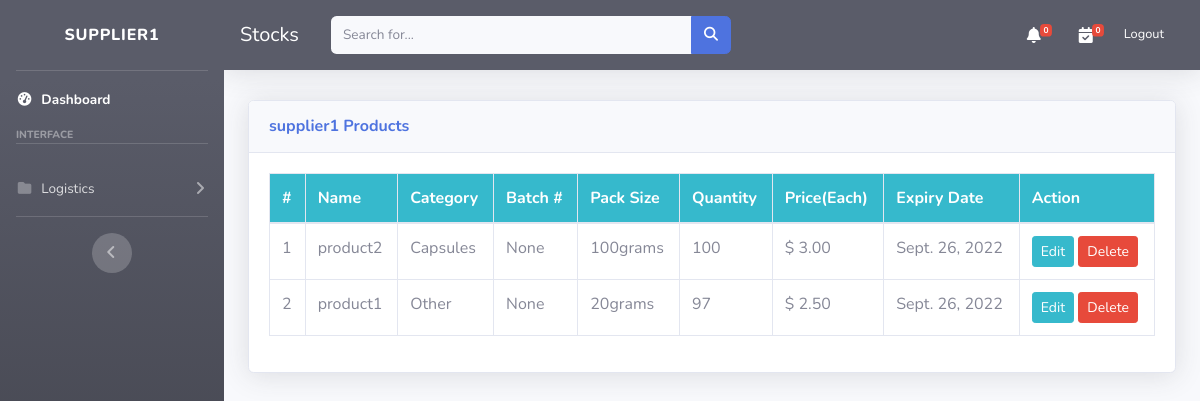
/products/ (signed in), run on the app's committed database.
### dashboard/models.py (models this page shows, shortened)
class Product(models.Model):
    vendor = models.ForeignKey(Vendor, related_name="products", on_delete=models.CASCADE,null=True,blank=True)
    title = models.CharField(max_length=255,null=True, blank=True)
    slug = models.SlugField(max_length=55)
    description = models.TextField(blank=True, null=True)
    price = models.DecimalField(max_digits=50, decimal_places=2)
    added_date = models.DateTimeField(auto_now_add=True)
    category = models.CharField(choices=CATEGORY_CHOICES, max_length=255,null=True, blank=True)
    batch_number = models.CharField(max_length=255,null=True, blank=True)
    pack_size = models.CharField(max_length=255,null=True,blank=True)
    quantity = models.PositiveIntegerField(default=1)
    expiry_date = models.DateField(blank=True,null=True, help_text='date in format yyyy-mm-dd')
    class Meta:
        ordering = ['-added_date']

### dashboard/views.py (the view)
# urls.py: path('products/', views.products , name= 'products'),##check
@login_required(login_url='login')
def products(request,):
    context = {
        'stocks': Product.objects.filter(vendor=request.user.vendor),
    }
    return render(request, 'skeleton/products.html', context)

### dashboard/context_processors.py (called while the page is built)
def notifications(request):
    allnotifications = BroadcastNotification.objects.all()
    return {'notifications': allnotifications}

def cart(request):
    return {'cart': Cart(request)}

### templates/skeleton/products.html (shortened to what this page needs)
{% extends 'body/base.html' %}
{% load crispy_forms_tags %}
{% block content %}
<div class="container-fluid">
        <div class="card shadow mb-4" style='margin-top:30px;'>
            <div class="card-header py-3">
                <h6 class="m-0 font-weight-bold text-primary">{{ request.user}} Products</h6>
            </div>
            <div class="card-body">
                <div class="table-responsive">
                    <table class="table table-bordered" id="dataTable" width="100%" cellspacing="0">
                        <thead class='bg-info'>
                            <tr class="text-white">
                                <th scope="col">#</th>
                                <th scope="col">Name</th>
                                <th scope="col">Category</th>
                                <th scope="col">Batch #</th>
                                <th scope="col">Pack Size</th>
                                <th scope='col'>Quantity</th>
                                <th scope="col">Price(Each)</th>
                                <th scope="col">Expiry Date</th>
                                <th scope="col">Action</th>
                            </tr>
                        </thead>
                        <tbody>
                            {% for stocks  in stocks  %}
                            <tr>
                                <td>{{forloop.counter}}</td>
                                <td>{{ stocks.title }}</td>
                                <td>{{ stocks.category }}</td>
                                <td>{{ stocks.batch_number }}</td>
                                <td>{{ stocks.pack_size }}</td>
                                <td>{{ stocks.quantity }}</td>
                                <td>$ {{ stocks.price }}</td>
                                <td>{{ stocks.expiry_date }}</td>
                                <td>
                                    <a class="btn btn-info btn-sm" href="{% url 'update' stocks.id %}">Edit</a>
                                    <a class="btn btn-danger btn-sm" href="{% url 'delete' stocks.id %}">Delete</a>
                                </td>
                            </tr>
                            {% endfor %}
                        </tbody>
                    </table>
                </div>
            </div>
        </div>
</div>
{% endblock %}

### templates/body/navbar.html (shortened to what this page needs)
<ul class="navbar-nav bg-gradient-dark sidebar sidebar-dark accordion" id="accordionSidebar">
    <span class="sidebar-brand d-flex align-items-center justify-content-center">
        <div class="sidebar-brand-text mx-3">{{ request.user }}</div>
    </span>
    <hr class="sidebar-divider my-0">
    <li class="nav-item active">
        <a class="nav-link" href="#">
            <i class="fas fa-fw fa-tachometer-alt"></i>
            <span>Dashboard</span></a>
    </li>
    <div class="sidebar-heading">
        Interface
    </div>
    <hr class="sidebar-divider">
    <li class="nav-item">
        <a class="nav-link collapsed" href="#" data-toggle="collapse" data-target="#collapsePages"
            aria-expanded="true" aria-controls="collapsePages">
            <i class="fas fa-fw fa-folder"></i>
            <span>Logistics</span>
        </a>
    </li>
    <hr class="sidebar-divider d-none d-md-block">
    <div class="text-center d-none d-md-inline">
        <button class="rounded-circle border-0" id="sidebarToggle"></button>
    </div>
</ul>

### data on the page
Product: title "product2", category "Capsules", batch_number "None", pack_size "100grams", quantity "100", price "3.00", expiry_date "Sept. 26, 2022"
Product: title "product1", category "Other", batch_number "None", pack_size "20grams", quantity "97", price "2.50", expiry_date "Sept. 26, 2022"

### other printed values
{{ request.user }} "SUPPLIER1"
{{ request.user }} "supplier1"
